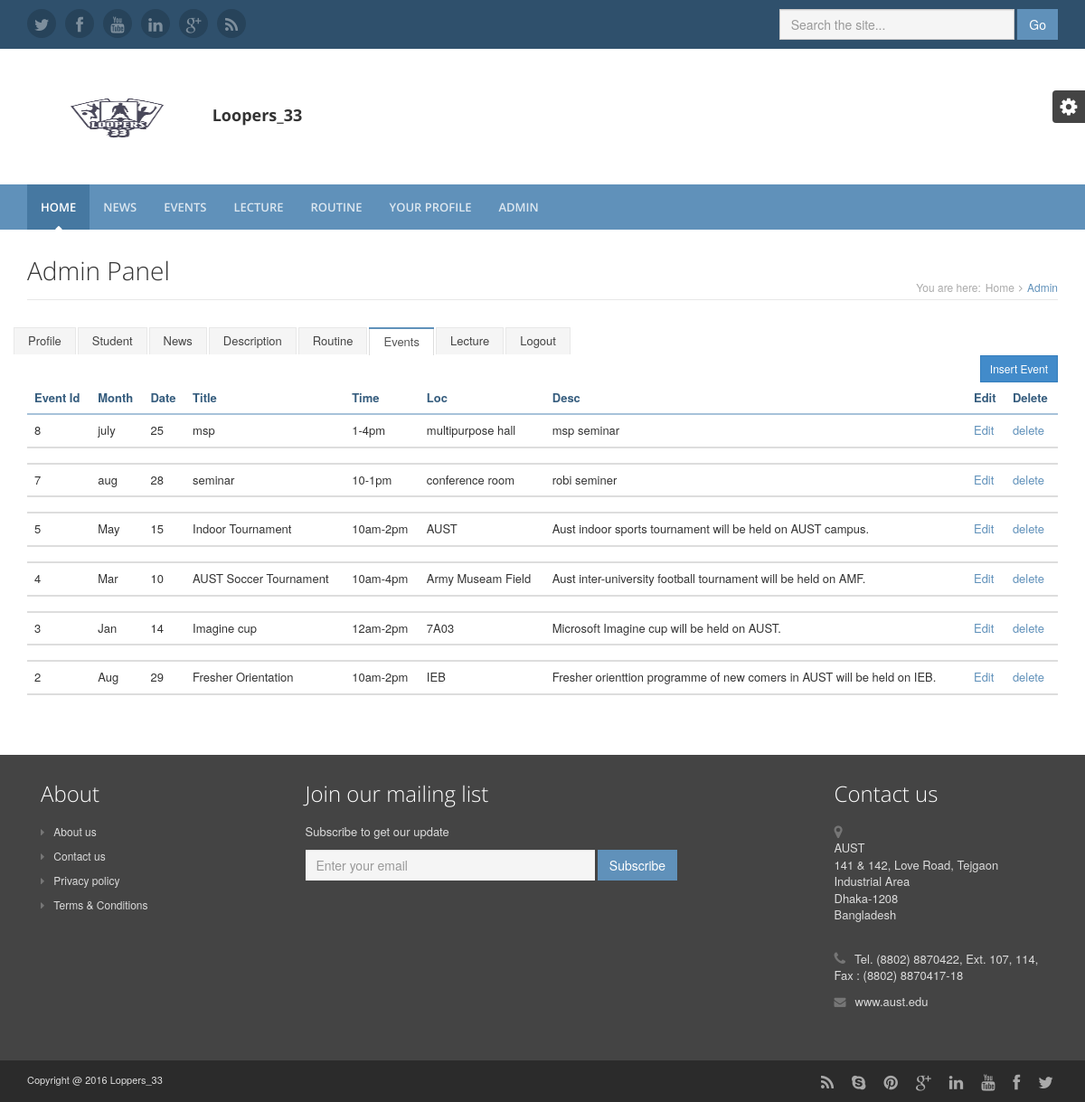
/admin_events.php, run on the app's committed database.
### tables this page shows
CREATE TABLE `event` (
  `e_id` int(11) NOT NULL,
  `month` varchar(11) NOT NULL,
  `date` int(11) NOT NULL,
  `title` varchar(50) NOT NULL,
  `time` varchar(50) NOT NULL,
  `loc` varchar(50) NOT NULL,
  `desc` varchar(1000) NOT NULL
);

### admin_events.php (the view)
<?php
	include 'header.php';
?>
<div class="content container">
        <div class="page-wrapper">
            <header class="page-heading clearfix">
                <h1 class="heading-title pull-left">Admin Panel</small></h1>
                <div class="breadcrumbs pull-right">
                    <ul class="breadcrumbs-list">
                        <li class="breadcrumbs-label">You are here:</li>
                        <li><a href="index.php">Home</a><i class="fa fa-angle-right"></i></li>
                        <li class="current">Admin</li>
                    </ul>
                </div>
            </header>
            <div class="page-content">
                <div class="row page-row">
                    <ul class="nav nav-tabs">
                           <li><a href="adminpro.php">Profile</a></li>
                          <li><a href="admin_std.php">Student</a></li>
                          <li><a href="admin_news.php">News</a></li>
                          <li><a href="admin_desc.php">Description</a></li>
                          <li><a href="admin_routine.php">Routine</a></li>
                          <li class="active"><a href="admin_events.php">Events</a></li>
                          <li ><a href="admin_lecture.php">Lecture</a></li>
                          <li><a href="a_logout.php">Logout</a></li>
                    </ul>
                    <div class="col-md-12">
                      <a class="btn btn-sm btn-primary pull-right" href="event_add.php?id=<?php echo $row['e_id']; ?>">
                            Insert Event
                      </a>
                      <div class="table-responsive">
                      <table class="table table-hover">
                          <thead>
                            <tr>
                              <th>
                                Event Id
                              </th>
                              <th>
                                Month
                              </th>
                              <th>
                                Date
                              </th>
                              <th>
                                Title
                              </th>
                              <th>
                                Time
                              </th>
                              <th>
                                Loc
                              </th>
                              <th>
                                Desc
                              </th>
                              <th>
                                Edit
                              </th>
                              <th>
                                Delete
                              </th>
                            </tr>
                          </thead>
                            <?php
                              $con=mysqli_connect("localhost","root","","sms");
                              $rslt=mysqli_query($con,"SELECT * from event ORDER BY e_id desc") ;
                              while ($row=mysqli_fetch_array($rslt))
                                {
                            ?>
                            <tbody>
                              <tr>
                                <td>
                                  <?php
                                    echo $row['e_id'];
                                  ?>
                                </td>
                                <td>
                                  <?php
                                    echo $row['month'];
                                  ?>
                                </td>
                                <td>
                                  <?php
                                    echo $row['date'];
                                  ?>
                                </td>
                                <td>
                                  <?php
                                    echo $row['title'];
                                  ?>
                                </td>
                                <td>
                                  <?php
                                    echo $row['time'];
                                  ?>
                                </td>
                                <td>
                                  <?php
                                    echo $row['loc'];
                                  ?>
                                </td>
                                <td>
                                  <?php
                                    echo $row['desc'];
                                  ?>
                                </td>
                                <td>
                                  <a href="event_edit.php?id=<?php echo $row['e_id']; ?>">
                                    Edit
                                  </a>
                                </td>
                                <td>
                                  <a onclick="return confirm('do you really want to delete this?')"
                                    href="event_del.php?id=<?php echo $row['e_id']; ?>">
                                    delete
                                  </a>
                                </td>
                              </tr>
                            </tbody>
                            <tr>
                                <td>
                                </td>
                              </tr>
                            <?php
                               }
                            ?>
                          </table>
                        </div>
                    </div>
                </div>
            </div>
        </div>
    </div>
<?php
  include 'footer.php';
?>

### assets/css/styles.css (style rules this page uses)
html, body { height: 100%; }
body { font-size: 13px; -webkit-font-smoothing: antialiased; -moz-osx-font-smoothing: grayscale; }
h1, h2, h3, h4, h5, h6 { font-family: 'open sans', arial, sans-serif; font-weight: 300; }
a { color: #6091ba; -webkit-transition: all 0.4s ease-in-out; -moz-transition: all 0.4s ease-in-out; -ms-transition: all 0.4s ease-in-out; -o-transition: all 0.4s ease-in-out; }
.btn { -webkit-transition: all 0.4s ease-in-out; -moz-transition: all 0.4s ease-in-out; -ms-transition: all 0.4s ease-in-out; -o-transition: all 0.4s ease-in-out; -webkit-border-radius: 0; -moz-border-radius: 0; -ms-border-radius: 0; -o-border-radius: 0; border-radius: 0; -moz-background-clip: padding; -webkit-background-clip: padding-box; background-clip: padding-box; }
.nav-tabs { border-bottom: none; position: relative; margin-bottom: -1px; }
.nav > li > a { font-size: 13px; }
.nav-tabs > li > a { border: 1px solid #e8e8e8; border-bottom: none; background: #f5f5f5; padding: 5px 15px; margin-right: 0; -webkit-border-radius: 0; -moz-border-radius: 0; -ms-border-radius: 0; -o-border-radius: 0; border-radius: 0; -moz-background-clip: padding; -webkit-background-clip: padding-box; background-clip: padding-box; color: #444444; -webkit-transition: all 0s; -moz-transition: all 0s; -ms-transition: all 0s; -o-transition: all 0s; }
.nav-tabs > li { margin-right: 2px; }
.nav-tabs > li.active { border-top: 2px solid #6091ba; }
.nav-tabs > li.active a, .nav-tabs > li.active a:hover, .nav-tabs > li.active a:active, .nav-tabs > li.active a:focus { border-bottom: 0; border-top: 0; }
.table > thead > tr > th, .table > tbody > tr > th, .table > tfoot > tr > th, .table > thead > tr > td, .table > tbody > tr > td, .table > tfoot > tr > td { border-top: 1px solid #ebebeb; }
.table > thead > tr > th { border-bottom: 2px solid #a7c2d9; color: #365d7e; }
.page-wrapper .page-heading { margin-bottom: 30px; border-bottom: 1px solid #e8e8e8; }
.page-wrapper .page-heading h1.heading-title { margin-top: 0; display: inline-block; font-size: 28px; }
.page-wrapper .breadcrumbs { display: inline-block; }
.page-wrapper .breadcrumbs ul { padding-top: 25px; margin: 0; }
.page-wrapper .breadcrumbs ul li { color: #6091ba; font-size: 12px; float: left; list-style: none; display: inline-block; }
.page-wrapper .breadcrumbs ul li a { display: inline-block; padding: 0 5px; color: #aaaaaa; }
.page-wrapper .breadcrumbs ul li.breadcrumbs-label { padding-right: 0; color: #aaaaaa; }
.page-wrapper .breadcrumbs ul li.current { max-width: 250px; white-space: nowrap; overflow: hidden; text-overflow: ellipsis; }
.page-wrapper .breadcrumbs ul li .fa { margin-right: 5px; color: #aaaaaa; }
.page-wrapper ul li { margin-bottom: 5px; }
.page-wrapper ul li .fa { margin-right: 5px; color: #6091ba; }
.page-wrapper ul.nav li { margin-bottom: 0; }
.page-wrapper .page-content .page-row { margin-bottom: 30px; }
@media (min-width: 992px) { html, body { height: 100%; } }
@media (min-width: 992px) { body { font-size: 13px; } }

### data on the page
event: e_id "8", month "july", date "25", title "msp", time "1-4pm", loc "multipurpose hall", desc "msp seminar"
event: e_id "7", month "aug", date "28", title "seminar", time "10-1pm", loc "conference room", desc "robi seminer"
event: e_id "5", month "May", date "15", title "Indoor Tournament", time "10am-2pm", loc "AUST", desc "Aust indoor sports tournament will be held on AUST campus."
event: e_id "4", month "Mar", date "10", title "AUST Soccer Tournament", time "10am-4pm", loc "Army Museam Field", desc "Aust inter-university football tournament will be held on AMF."
event: e_id "3", month "Jan", date "14", title "Imagine cup", time "12am-2pm", loc "7A03", desc "Microsoft Imagine cup will be held on AUST."
event: e_id "2", month "Aug", date "29", title "Fresher Orientation", time "10am-2pm", loc "IEB", desc "Fresher orienttion programme of new comers in AUST will be held on IEB."
